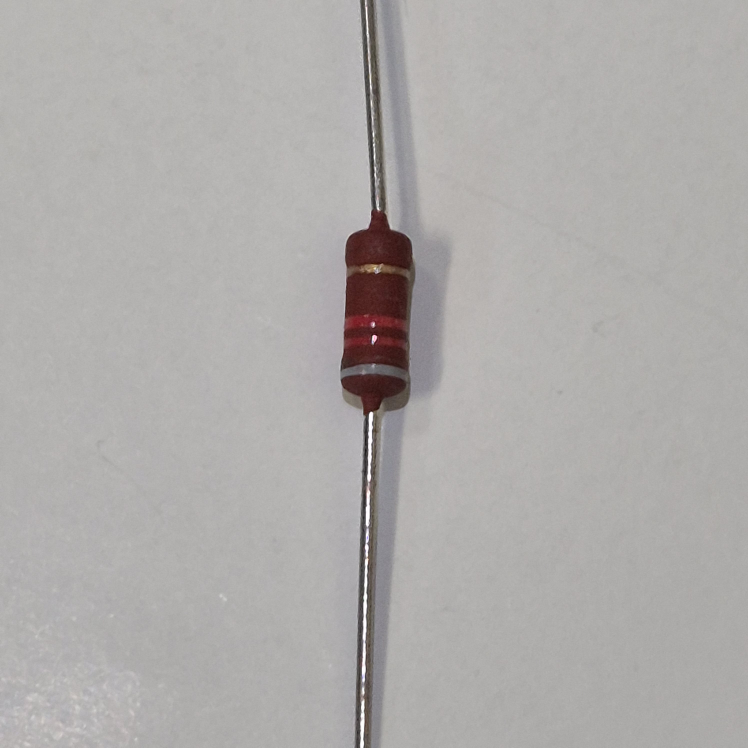
#> input picture dataset/r5/20251020_093418.jpg, 2992 x 2992 px, found by its file name (shown at 1/4 size)
$ python main5.py   (older library calls are emulated)
#> lines starting #> are read from the running program, lines starting #| are printed output that depends on the picture; after the words box and inside, x2 and y2 are one past the last pixel; in counts of white or black regions, pixels touching at a corner belong together
import cv2

import numpy as np

import os

# --- IMPORT DU CALCULATEUR ---


try:

    from lib.main import decode_resistor


except ImportError:

    print("Attention: Module 'resistor_calculator' introuvable.")

    decode_resistor = None

# --- CONFIGURATION ---


# Reduce this value to keep more of the edges.


# 0.01 = 1% crop (very safe). 0.10 = 10% crop (aggressive).


CROP_MARGIN_PERCENT = 0.01


def ensure_dir(p):
    if p and not os.path.exists(p):
        os.makedirs(p)


# =============================================================================


# 1. COLOR ANALYSIS (SILVER <-> GREY SWAPPED)


# =============================================================================


def get_color_name(h, s, v):
    # --- A. LOGIQUE ARGENT / GRIS (Priority) ---

    # Bright and unsaturated -> Grey

    if v > 70 and s < 60:
        return "grey"

    # Dull and unsaturated -> Silver

    if s < 40:

        if v < 50: return "black"

        return "silver"

    if v < 50: return "black"

    # --- B. HUE BASED ---

    if (0 <= h < 12) or (160 <= h <= 180):

        if s > 80:

            return "red"


        else:

            return "grey"


    elif 12 <= h < 22:

        if v > 180 and s > 90: return "orange"

        return "brown"


    elif 22 <= h < 35:

        if s > 60 and v > 60: return "gold"

        if v < 150: return "brown"

        return "yellow"


    elif 35 <= h < 85:

        return "green"


    elif 85 <= h < 130:

        return "blue"


    elif 130 <= h < 160:

        return "violet"

    return "brown"


def analyze_band_color(roi_hsv, rect):
    x, y, w, h = rect

    center_x = x + w // 2

    margin = max(1, w // 4)

    if margin < 1: margin = 1

    # Crop center of the band

    band_crop = roi_hsv[int(h * 0.25):int(h * 0.75), max(0, center_x - margin):min(roi_hsv.shape[1], center_x + margin)]

    if band_crop.size == 0: return "unknown"

    h_val = np.median(band_crop[:, :, 0])

    s_val = np.median(band_crop[:, :, 1])

    v_val = np.median(band_crop[:, :, 2])

    return get_color_name(h_val, s_val, v_val)


def keep_resistor_body(mask_bin):
    # Use Distance Transform to find the "core" of the resistor

    dist = cv2.distanceTransform(mask_bin, cv2.DIST_L2, 5)

    max_val = np.max(dist)

    if max_val == 0: return mask_bin

    # Threshold to get the core

    _, body_core = cv2.threshold(dist, 0.4 * max_val, 255, cv2.THRESH_BINARY)

    body_core = body_core.astype(np.uint8)

    # Keep only largest component

    contours_core, _ = cv2.findContours(body_core, cv2.RETR_EXTERNAL, cv2.CHAIN_APPROX_SIMPLE)

    if not contours_core: return mask_bin

    largest_core = max(contours_core, key=cv2.contourArea)

    core_mask_single = np.zeros_like(mask_bin)

    cv2.drawContours(core_mask_single, [largest_core], -1, 255, -1)

    # Dilate back to recover full shape

    dilation_size = int(max_val * 0.45)

    kernel = cv2.getStructuringElement(cv2.MORPH_ELLIPSE, (dilation_size * 2, dilation_size * 2))

    restored_body = cv2.dilate(core_mask_single, kernel, iterations=1)

    return cv2.bitwise_and(restored_body, mask_bin)


def remove_glare_and_fill(img_bgr, body_color_bgr):
    hsv = cv2.cvtColor(img_bgr, cv2.COLOR_BGR2HSV)

    # Define glare mask (High brightness, low saturation or just very bright)

    lower_white = np.array([0, 0, 200])

    upper_white = np.array([180, 50, 255])

    mask_sat_white = cv2.inRange(hsv, lower_white, upper_white)

    _, _, v = cv2.split(hsv)

    mask_bright = cv2.inRange(v, 240, 255)

    glare_mask = cv2.bitwise_or(mask_sat_white, mask_bright)

    # Dilate to cover edges

    kernel = np.ones((3, 3), np.uint8)

    glare_mask = cv2.dilate(glare_mask, kernel, iterations=1)

    result = img_bgr.copy()

    result[glare_mask > 0] = body_color_bgr

    return result


def get_vertical_projection(roi_img, out_dir=None):
    h, w = roi_img.shape[:2]

    # Sample body color from center

    center_mask = np.zeros((h, w), dtype=np.uint8)

    center_mask[int(h * 0.3):int(h * 0.7), int(w * 0.3):int(w * 0.7)] = 255

    b_chan, g_chan, r_chan = cv2.split(roi_img)

    med_b = np.median(b_chan[center_mask > 0])

    med_g = np.median(g_chan[center_mask > 0])

    med_r = np.median(r_chan[center_mask > 0])

    body_bgr = (int(med_b), int(med_g), int(med_r))

    # Remove glare

    clean_img = remove_glare_and_fill(roi_img, body_bgr)

    if out_dir:
        cv2.imwrite(os.path.join(out_dir, "09a_glare_removed.png"), clean_img)

    # Convert to LAB for better color distance

    smooth = cv2.bilateralFilter(clean_img, 5, 75, 75)

    lab = cv2.cvtColor(smooth, cv2.COLOR_BGR2LAB)

    l_chan, a_chan, b_chan = cv2.split(lab)

    masked_l = l_chan[center_mask > 0]

    masked_a = a_chan[center_mask > 0]

    masked_b = b_chan[center_mask > 0]

    if masked_l.size == 0: return np.zeros(w)

    med_l = np.median(masked_l)

    med_a = np.median(masked_a)

    med_b = np.median(masked_b)

    # Calculate color difference from body color

    diff_l = np.abs(l_chan.astype(np.float32) - med_l) * 1.0

    diff_a = np.abs(a_chan.astype(np.float32) - med_a) * 2.0

    diff_b = np.abs(b_chan.astype(np.float32) - med_b) * 2.0

    total_diff_map = diff_l + diff_a + diff_b

    # Add edge information (Sobel)

    gray = cv2.cvtColor(smooth, cv2.COLOR_BGR2GRAY)

    sobelx = np.abs(cv2.Sobel(gray, cv2.CV_32F, 1, 0, ksize=3))

    combined_energy = total_diff_map + (sobelx * 0.6)

    # Project vertically (average over height)

    row_start, row_end = int(h * 0.2), int(h * 0.8)

    roi_energy = combined_energy[row_start:row_end, :]

    profile = np.mean(roi_energy, axis=0)

    # Normalize

    if np.max(profile) > 0:
        profile = profile / np.max(profile)

    # Mask edges to avoid artifacts

    margin_cut = int(w * 0.05)

    profile[0:margin_cut] = 0

    profile[w - margin_cut:w] = 0

    return profile


def detect_gold_only(roi_img):
    h, w = roi_img.shape[:2]

    hsv = cv2.cvtColor(roi_img, cv2.COLOR_BGR2HSV)

    # Adjusted Gold Range

    lower_gold = np.array([12, 60, 60])

    upper_gold = np.array([38, 255, 255])

    mask = cv2.inRange(hsv, lower_gold, upper_gold)

    margin_cut = int(w * 0.06)

    mask[:, 0:margin_cut] = 0

    mask[:, w - margin_cut:w] = 0

    kernel_v = cv2.getStructuringElement(cv2.MORPH_RECT, (1, 5))

    mask = cv2.morphologyEx(mask, cv2.MORPH_OPEN, kernel_v)

    mask = cv2.dilate(mask, kernel_v, iterations=2)

    contours, _ = cv2.findContours(mask, cv2.RETR_EXTERNAL, cv2.CHAIN_APPROX_SIMPLE)

    gold_rects = []

    for c in contours:

        x, y, bw, bh = cv2.boundingRect(c)

        if bh > h * 0.4:

            if bw < w * 0.20 and bw > w * 0.02:
                gold_rects.append((x, 0, bw, h))

    return gold_rects


def rects_overlap(r1, r2, threshold=0.3):
    x1, _, w1, _ = r1

    x2, _, w2, _ = r2

    start = max(x1, x2)

    end = min(x1 + w1, x2 + w2)

    if end < start: return False

    overlap_w = end - start

    min_w = min(w1, w2)

    return overlap_w > (min_w * threshold)


def find_bands(roi_img, out_dir=None):
    h, w = roi_img.shape[:2]

    # A. Vertical Projection

    profile = get_vertical_projection(roi_img, out_dir)

    THRESHOLD = 0.28

    band_mask_1d = (profile > THRESHOLD).astype(np.uint8)

    band_mask_1d = band_mask_1d.reshape(1, -1)

    kernel = np.ones((1, 3), np.uint8)

    band_mask_1d = cv2.dilate(band_mask_1d, kernel, iterations=1)

    band_mask_1d = cv2.erode(band_mask_1d, kernel, iterations=1)

    band_mask_1d = band_mask_1d.flatten()

    MIN_BAND_WIDTH = w * 0.03

    standard_rects = []

    in_band = False

    start_x = 0

    for x in range(w):

        val = band_mask_1d[x]

        if val > 0 and not in_band:

            in_band = True

            start_x = x


        elif val == 0 and in_band:

            in_band = False

            end_x = x

            width = end_x - start_x

            if width > MIN_BAND_WIDTH:
                standard_rects.append((start_x, 0, width, h))

    if in_band:

        width = w - start_x

        if width > MIN_BAND_WIDTH:
            standard_rects.append((start_x, 0, width, h))

    # B. Specific Gold Detection

    gold_rects = detect_gold_only(roi_img)

    # C. Merge and Color Analysis

    final_rects = []

    roi_hsv = cv2.cvtColor(roi_img, cv2.COLOR_BGR2HSV)

    # 1. Add standard bands

    for r in standard_rects:
        c_name = analyze_band_color(roi_hsv, r)

        final_rects.append({'rect': r, 'color': c_name, 'source': 'std'})

    # 2. Merge/Overwrite with Gold

    for g_rect in gold_rects:

        merged = False

        for i, item in enumerate(final_rects):

            s_rect = item['rect']

            if rects_overlap(g_rect, s_rect, threshold=0.2):

                if item['color'] in ['brown', 'orange', 'unknown']:
                    final_rects[i] = {'rect': g_rect, 'color': 'gold', 'source': 'gold'}

                merged = True

                break

        if not merged:
            final_rects.append({'rect': g_rect, 'color': 'gold', 'source': 'gold'})

    final_rects.sort(key=lambda x: x['rect'][0])

    result_colors = [x['color'] for x in final_rects]

    result_rects = [x['rect'] for x in final_rects]

    # D. Heuristic Correction (last band brown -> gold)

    if len(result_colors) == 4 and result_colors[-1] == 'brown':
        result_colors[-1] = 'gold'

        final_rects[-1]['source'] = 'correction'

    # --- VISUALIZATION ---

    vis = roi_img.copy()

    for i, rect in enumerate(result_rects):

        x, y, wb, hb = rect

        color_name = result_colors[i]

        src = final_rects[i].get('source', 'std')

        if src == 'gold':

            box_c = (0, 255, 255)


        elif src == 'correction':

            box_c = (255, 255, 0)


        else:

            box_c = (0, 255, 0)

        cv2.rectangle(vis, (x, 0), (x + wb, h), box_c, 2)

        cv2.putText(vis, color_name, (x, 15), cv2.FONT_HERSHEY_SIMPLEX, 0.4, (0, 0, 255), 1)

    # Draw profile

    points = []

    for x in range(w):
        val = profile[x]

        graph_y = int(h - (val * h))

        points.append((x, graph_y))

    if points:
        cv2.polylines(vis, [np.array(points)], False, (255, 255, 255), 1)

    thresh_y = int(h - (THRESHOLD * h))

    cv2.line(vis, (0, thresh_y), (w, thresh_y), (255, 0, 0), 1)

    return result_colors, result_rects, vis


def isolate_rotate_resize_debug_body(img_path, out_dir="debug_out", thresh_method=None):
#> called with img_path = 'dataset/r5/20251020_093418.jpg', out_dir = 'debug_out'
    ensure_dir(out_dir)

    img = cv2.imread(img_path)
#> img is the input picture: shape (2992, 2992, 3); mean B, G, R 170.6, 172.2, 174.4

    if img is None:
        print(f"Error: Image {img_path} not found.")

        return

    # 1. Resize

    # Resize to speed up processing but keep enough detail

    # Max width 1000 is usually good balance

    h, w = img.shape[:2]

    if w > 1000:
        scale = 1000 / w

        img = cv2.resize(img, (int(w * scale), int(h * scale)))
#> img: shape (1000, 1000, 3)

    cv2.imwrite(os.path.join(out_dir, "00_resized.png"), img)

    # 2. Find Body & Rotate

    gray = cv2.cvtColor(img, cv2.COLOR_BGR2GRAY)

    # Invert so resistor is white, background black (assuming light background)

    # Using OTSU for automatic threshold

    _, th = cv2.threshold(255 - gray, 0, 255, cv2.THRESH_BINARY + cv2.THRESH_OTSU)
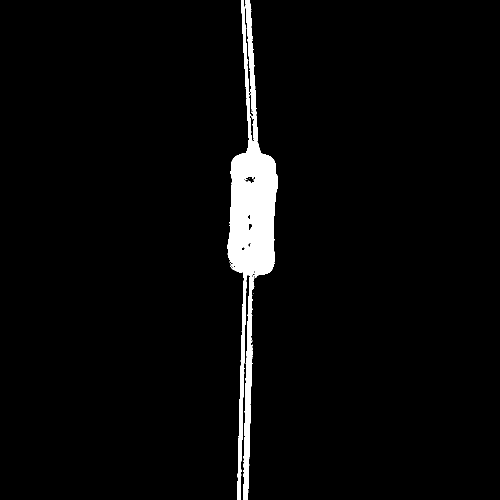
#> th: shape (1000, 1000) (shown at 1/2 size); 3.3% white; 8 white regions (7 under 20 px), largest, box (x1, y1, x2, y2) and area: (455, 0, 556, 1000) 33015

    # Clean noise

    kernel = cv2.getStructuringElement(cv2.MORPH_RECT, (3, 3))

    th_clean = cv2.morphologyEx(th, cv2.MORPH_OPEN, kernel, iterations=1)
#> th_clean: shape (1000, 1000); 3.3% white; 2 white regions (1 under 20 px), largest, box (x1, y1, x2, y2) and area: (455, 0, 556, 1000) 32760

    cv2.imwrite(os.path.join(out_dir, "01_threshold.png"), th_clean)

    # Find main body using distance transform (better separation from leads)

    body_mask = keep_resistor_body(th_clean)
#> in keep_resistor_body, `max_val = np.max(dist)`: max_val = 35.15
#> in keep_resistor_body, `contours_core, _ = cv2.findContours(body_core, cv2.RETR_EXTERNAL, cv2...`: contours_core = 1 contour; box (x1, y1, x2, y2) and area: (469, 306, 542, 536) 7832
#> in keep_resistor_body, `largest_core = max(contours_core, key=cv2.contourArea)`: largest_core = contour of 371 points, box (x1, y1, x2, y2) (469, 306, 542, 536), area 7832
#> in keep_resistor_body, `dilation_size = int(max_val * 0.45)`: dilation_size = 15

    cv2.imwrite(os.path.join(out_dir, "02_body_mask.png"), body_mask)

    contours, _ = cv2.findContours(body_mask, cv2.RETR_EXTERNAL, cv2.CHAIN_APPROX_SIMPLE)
#> contours = 1 contour; box (x1, y1, x2, y2) and area: (455, 292, 556, 550) 20938

    if not contours:
        print("No resistor body detected.")

        return

    c = max(contours, key=cv2.contourArea)
#> c = contour of 233 points, box (x1, y1, x2, y2) (455, 292, 556, 550), area 20938

    rect = cv2.minAreaRect(c)
#> rect = ((505.3, 420.7), (257.6, 94.94), -87.66)

    (cx, cy), (rw, rh), angle = rect
#> cx = 505.3; cy = 420.7; rw = 257.6; rh = 94.94; angle = -87.66

    # Normalize angle to be horizontal

    if rw < rh:
        angle += 90.0

        rw, rh = rh, rw

    # Rotate Image & Mask

    (h_img, w_img) = img.shape[:2]

    M = cv2.getRotationMatrix2D((w_img // 2, h_img // 2), angle, 1.0)
#> M = [[0.0408, -0.999, 979.2], [0.999, 0.0408, -19.98]]

    cos, sin = abs(M[0, 0]), abs(M[0, 1])
#> cos = 0.0408; sin = 0.999

    nW = int((h_img * sin) + (w_img * cos))
#> nW = 1039

    nH = int((h_img * cos) + (w_img * sin))
#> nH = 1039

    M[0, 2] += (nW / 2) - w_img // 2

    M[1, 2] += (nH / 2) - h_img // 2

    rot = cv2.warpAffine(img, M, (nW, nH), borderValue=(255, 255, 255))

    rot_body = cv2.warpAffine(body_mask, M, (nW, nH), flags=cv2.INTER_NEAREST, borderValue=0)
#> rot_body: shape (1039, 1039); 1.9% white; 1 white region

    cv2.imwrite(os.path.join(out_dir, "03_rotated.png"), rot)

    cv2.imwrite(os.path.join(out_dir, "04_rotated_mask.png"), rot_body)

    # Crop Body

    contours_r, _ = cv2.findContours(rot_body, cv2.RETR_EXTERNAL, cv2.CHAIN_APPROX_SIMPLE)
#> contours_r = 1 contour; box (x1, y1, x2, y2) and area: (470, 474, 729, 570) 20932

    if not contours_r: return

    c_r = max(contours_r, key=cv2.contourArea)
#> c_r = contour of 263 points, box (x1, y1, x2, y2) (470, 474, 729, 570), area 20932

    x, y, w_box, h_box = cv2.boundingRect(c_r)
#> x = 470; y = 474; w_box = 259; h_box = 96

    # --- FIX IS HERE ---

    # Reduced from 10% (0.10) to 1% (0.01) to prevent cutting off edge bands

    crop_margin = int(w_box * CROP_MARGIN_PERCENT)
#> crop_margin = 2

    x_roi = x + crop_margin
#> x_roi = 472

    y_roi = y
#> y_roi = 474

    w_roi = w_box - (2 * crop_margin)
#> w_roi = 255

    h_roi = h_box
#> h_roi = 96

    if w_roi < 10: w_roi = w_box; x_roi = x

    roi = rot[y_roi: y_roi + h_roi, x_roi: x_roi + w_roi]

    cv2.imwrite(os.path.join(out_dir, "07_roi_body.png"), roi)

    # print("Running Band Analysis on ROI...")

    colors, rects, debug_vis = find_bands(roi, out_dir=out_dir)
#> in get_vertical_projection, `b_chan, g_chan, r_chan = cv2.split(roi_img)`:
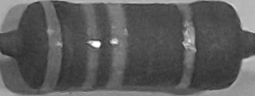
#> r_chan: shape (96, 255); min 41, max 255, mean 91.1
#> in get_vertical_projection, `med_b = np.median(b_chan[center_mask > 0])`: med_b = 34
#> in get_vertical_projection, `med_g = np.median(g_chan[center_mask > 0])`: med_g = 35
#> in get_vertical_projection, `med_r = np.median(r_chan[center_mask > 0])`: med_r = 80
#> in get_vertical_projection, `body_bgr = (int(med_b), int(med_g), int(med_r))`: body_bgr = (34, 35, 80)
#> in get_vertical_projection, `l_chan, a_chan, b_chan = cv2.split(lab)`:
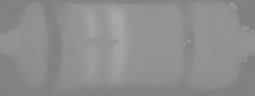
#> a_chan: shape (96, 255); min 127, max 167, mean 142.1
#> in get_vertical_projection, `masked_l = l_chan[center_mask > 0]`: masked_l = 3978 values, max 137 at index 1160, min 36 at index 3900, mean 53.63
#> in get_vertical_projection, `masked_a = a_chan[center_mask > 0]`: masked_a = 3978 values, max 167 at index 41, min 140 at index 1439, mean 150.6
#> in get_vertical_projection, `masked_b = b_chan[center_mask > 0]`: masked_b = 3978 values, max 145 at index 39, min 128 at index 1160, mean 139.4
#> in get_vertical_projection, `med_l = np.median(masked_l)`: med_l = 52
#> in get_vertical_projection, `med_a = np.median(masked_a)`: med_a = 149
#> in get_vertical_projection, `med_b = np.median(masked_b)`: med_b = 139
#> in get_vertical_projection, `roi_energy = combined_energy[row_start:row_end, :]`:
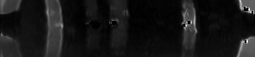
#> roi_energy: shape (57, 255) float32; min 0, max 527.6, mean 48.5; drawn with min black and max white
#> in get_vertical_projection, `profile = np.mean(roi_energy, axis=0)`: profile = 255 values, max 160.2 at index 48, min 11.69 at index 138, mean 48.46
#> in get_vertical_projection, `profile = profile / np.max(profile)`: profile = 255 values, max 1 at index 48, min 0.073 at index 138, mean 0.303
#> in find_bands, `profile = get_vertical_projection(roi_img, out_dir)`: profile = 255 values, max 1 at index 48, min 0 at index 0, mean 0.243
#> in find_bands, `band_mask_1d = (profile > THRESHOLD).astype(np.uint8)`: band_mask_1d = 255 values, max 1 at index 12, min 0 at index 0, mean 0.255
#> the loop in find_bands, `for x in range(w): ` made 255 passes
#> val on passes 1 to 8: 0, 0, 0, 0, 0, 0, 0, 0
#> after the loop in find_bands, `for x in range(w):`: end_x = 243; in_band = False; standard_rects = [(12, 0, 9, 96), (44, 0, 20, 96), (111, 0, 16, 96), (182, 0, 15, 96)]; start_x = 238; width = 5
#> in detect_gold_only, `mask = cv2.dilate(mask, kernel_v, iterations=2)`:
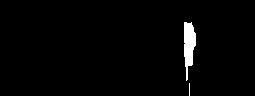
#> mask: shape (96, 255); 1.9% white; 2 white regions (1 under 20 px)
#> in detect_gold_only, `contours, _ = cv2.findContours(mask, cv2.RETR_EXTERNAL, cv2.CHAIN_APPR..`: contours = 2 contours, 1 with area under 20; largest, box (x1, y1, x2, y2) and area: (184, 22, 196, 81) 395
#> the loop in detect_gold_only, `for c in contours: ` made 2 passes
#> (c, x, y, bw, bh) on pass 1: ([[189, 83], [189, 95]], 189, 83, 1, 13)
#> after the loop in detect_gold_only, `for c in contours:`: gold_rects = [(184, 0, 12, 96)]
#> the loop in find_bands, `for r in standard_rects:` made 4 passes
#> (r, x in analyze_band_color, w in analyze_band_color, center_x in analyze_band_color, h_val in analyze_band_color, s_val in analyze_band_color, v_val in analyze_band_color) on passes 1 to 4: ((12, 0, 9, 96), 12, 9, 16, 4, 131, 75), ((44, 0, 20, 96), 44, 20, 54, 140, 11, 105), ((111, 0, 16, 96), 111, 16, 119, 177, 169, 119), ((182, 0, 15, 96), 182, 15, 189, 13, 105, 129.5)
#> after the loop in find_bands, `for r in standard_rects:`: final_rects = 4 items
#> the loop in find_bands, `for g_rect in gold_rects: ` made 1 pass
#> g_rect on pass 1: (184, 0, 12, 96)
#> in find_bands, `result_colors = [x['color'] for x in final_rects]`: result_colors = ['red', 'grey', 'red', 'gold']
#> in find_bands, `result_rects = [x['rect'] for x in final_rects]`: result_rects = [(12, 0, 9, 96), (44, 0, 20, 96), (111, 0, 16, 96), (184, 0, 12, 96)]
#> the loop in find_bands, `for i, rect in enumerate(result_rects): ` made 4 passes
#> (rect, x, wb, color_name, src, box_c) on passes 1 to 4: ((12, 0, 9, 96), 12, 9, 'red', 'std', (0, 255, 0)), ((44, 0, 20, 96), 44, 20, 'grey', 'std', (0, 255, 0)), ((111, 0, 16, 96), 111, 16, 'red', 'std', (0, 255, 0)), ((184, 0, 12, 96), 184, 12, 'gold', 'gold', (0, 255, 255))
#> after the loop in find_bands, `for i, rect in enumerate(result_rects):`:
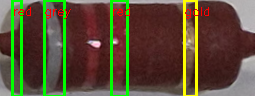
#> vis: shape (96, 255, 3); mean B, G, R 52.3, 78.7, 89.9
#> the loop in find_bands, `for x in range(w):` made 255 passes
#> (val, graph_y) on passes 1 to 3: (0, 96), (0, 96), (0, 96)
#> after the loop in find_bands, `for x in range(w):`: points = 255 pairs, first value 0 to 254, second value 0 to 96
#> in find_bands, `cv2.line(vis, (0, thresh_y), (w, thresh_y), (255, 0, 0), 1)`:
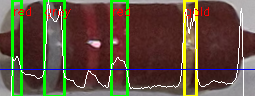
#> vis: shape (96, 255, 3); mean B, G, R 61.7, 82.8, 94.5
#> colors = ['red', 'grey', 'red', 'gold']; rects has the same summary as result_rects in find_bands

    # print(f"Colors Found: {colors}")

    cv2.imwrite(os.path.join(out_dir, "09_bands_detected.png"), debug_vis)

    if decode_resistor and len(colors) >= 3:

        # print("\n--- CALCULATEUR ---")

        best_match, history = decode_resistor(colors)

        if not best_match.get("error"):

            # print(f"Résistance: {best_match['ohms']} Ohms")

            # print(f"Tolérance: {best_match['tolerance_pct']}%")

            return {

                "resistance": best_match["ohms"],

                "unit": "Ω",

                "tolerance": f"±{best_match['tolerance_pct']}%",

                "colors": colors

            }


        else:

            # print("Erreur décodage:", best_match.get("reason"))

            rev_colors = list(reversed(colors))

            match2, _ = decode_resistor(rev_colors)

            if not match2.get("error"):
                # print(f" -> (Sens Inverse) {match2['ohms']} Ohms")

                return {

                    "resistance": match2["ohms"],

                    "unit": "Ω",

                    "tolerance": f"±{match2['tolerance_pct']}%",

                    "colors": colors

                }


    else:

        # print("Pas assez de bandes ou calculateur absent.")

        return "errors"


# Execute


if __name__ == "__main__":
    # Ensure you have '20251020_093407.jpg' in the same directory

    print(isolate_rotate_resize_debug_body("dataset/r5/20251020_093418.jpg"))
#> (the call stopped at in isolate_rotate_resize_debug_body, `best_match, history = decode_resistor(colors)`: lib is not available in this run)
